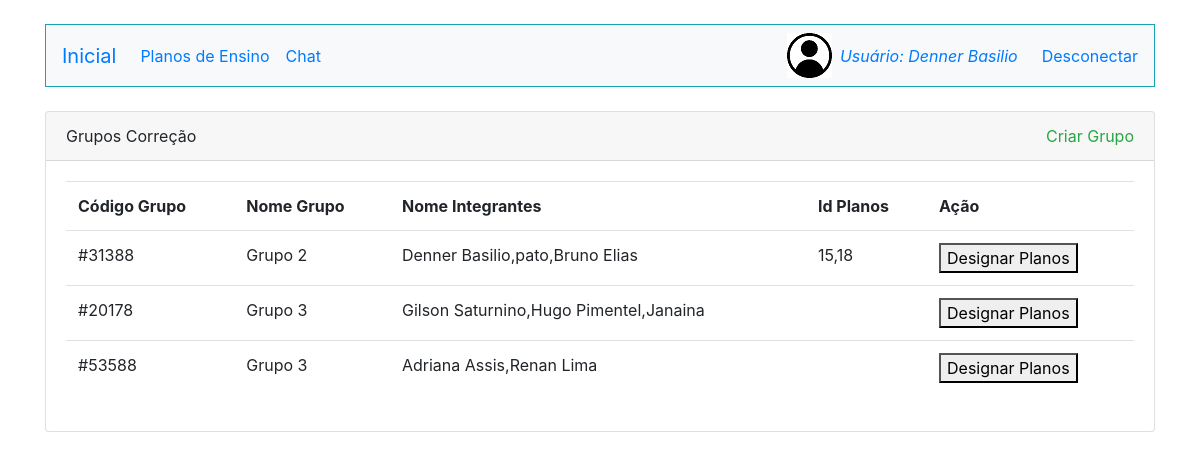
The page /ListarGrupoCorrecao.php (signed in) on the database its author committed.
### tables this page shows
CREATE TABLE `grupocorrecao` (
  `id_grupo` int(11) NOT NULL,
  `codigo_grupo` varchar(5) NOT NULL,
  `nome_grupo` varchar(150) NOT NULL,
  `id_usuario` varchar(11) NOT NULL,
  `nome_usuario` varchar(255) NOT NULL,
  `id_plano` varchar(255) NOT NULL
);

### ListarGrupoCorrecao.php (the view, shortened to what this page needs)
<!doctype html>
<html lang="pt-br">
  <head>
    <link rel="stylesheet" href="https://stackpath.bootstrapcdn.com/bootstrap/4.3.1/css/bootstrap.min.css">
  </head>
  <body>
  <div class="container">
            <?php
            require_once("Cabecalho.php");
            require_once("Conexao.php");
              $sql = "select * from grupocorrecao ";
              $resultadoSql = mysqli_query($conexao,$sql);
                      $vetorUmregistro = mysqli_fetch_assoc($resultadoSql);
                      $vetorTodosregistro = array();
                      while($vetorUmregistro != null){
                        array_push($vetorTodosregistro, $vetorUmregistro);
                        $vetorUmregistro = mysqli_fetch_assoc($resultadoSql);
                      }
            ?>
<div class="row">
        <div class="col-md-12 mt-4">
            <div class="card">
                <div class="card-header">
                  Grupos Correção<a class="float-right text-success" href="GrupoCorrecao.php"> Criar Grupo</a>
                </div>
                <div class="card-body" id="resultado"  >
                   <table class="table">
                        <tr>
                        <th>Código Grupo</th>
                        <th >Nome Grupo</th>
                        <th >Nome Integrantes</th>
                        <th >Id Planos</th>
                        <th >Ação</th>
                        </tr>
                        <?php foreach ($vetorTodosregistro as $umRegistro){?>
                        <tr>
                          <td>#<?= $umRegistro["codigo_grupo"]?><br></td>
                          <td><?= $umRegistro["nome_grupo"]?><br></td>
                        <td><?= $umRegistro["nome_usuario"]?><br></td>
                        <td><?= $umRegistro["id_plano"]?><br></td>
                        <td>
                          <form action="DesignarPlano.php" method="POST">
                            <button type="submit">Designar Planos</button>
                          </form>
                        </td>
                        </tr>
                        <?php } ?>
                        </div>
                      </div>
                    </div>
                  </div>
                </div>
  </body>
</html>

### Cabecalho.php (style rules this page uses)
body { background-color:#ffffff; }

### rows shown on the page
grupocorrecao: codigo_grupo "31388", nome_grupo "Grupo 2", nome_usuario "Denner Basilio,pato,Bruno Elias", id_plano "15,18"
grupocorrecao: codigo_grupo "20178", nome_grupo "Grupo 3", nome_usuario "Gilson Saturnino,Hugo Pimentel,Janaina"
grupocorrecao: codigo_grupo "53588", nome_grupo "Grupo 3", nome_usuario "Adriana Assis,Renan Lima"

### other values the page prints
$_SESSION["nome"] "Denner Basilio"
